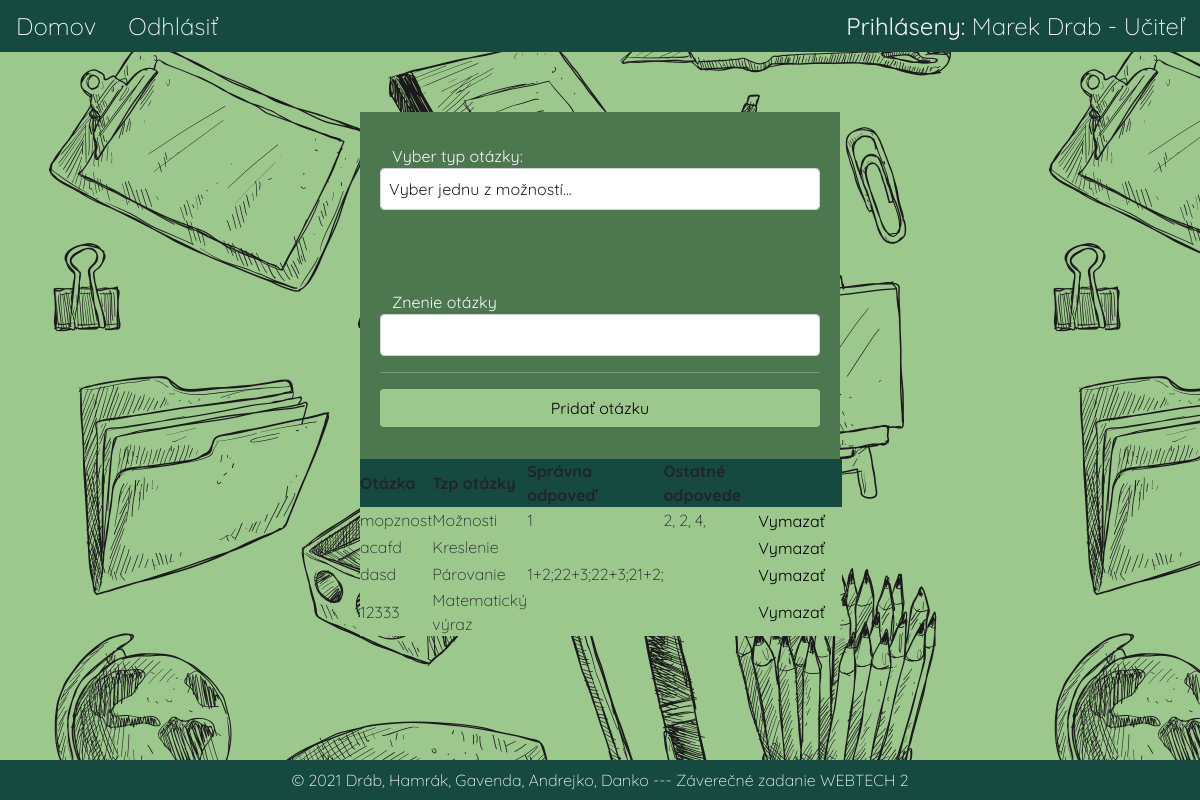
Screenshot of /testOverview.php?code=64291 (signed in) with the database file from the repository.
### tables this page shows
CREATE TABLE `questions` (
  `id` int UNSIGNED NOT NULL,
  `question` varchar(512) NOT NULL,
  `type_id` int NOT NULL,
  `correct_answer_id` varchar(512) DEFAULT NULL,
  `all_answers_id` varchar(512) DEFAULT NULL
);

CREATE TABLE `no_question_type` (
  `id` int UNSIGNED NOT NULL,
  `type` varchar(64) NOT NULL
);

CREATE TABLE `answers` (
  `id` int UNSIGNED NOT NULL,
  `answer` varchar(512) NOT NULL,
  `is_correct` tinyint DEFAULT NULL
);

### testOverview.php (the view, shortened to what this page needs)
<?php
$conn = (new Database())->createConnection();
require_once "partials/header.php";
echo getHead('Test |');
echo getHeaderTeacher($_SESSION['name'], $_SESSION['surname'], $_SESSION["loginType"]); ?>
    <div class="container addTest">
        <div class="row">
            <div class="container-login">
                <div class="h-100 row align-items-center greenBack">
                    <label for="questionType"><b>Vyber typ otázky:</b></label>
                    <select class="form-control" name="questionType" id="questionType">
                        <option value="">Vyber jednu z možností...</option>
                    </select>
                </div>
            </div>
            <div class="container-login">
                <div class="h-100 row align-items-center greenBack">
                    <label for="question"><b>Znenie otázky</b></label>
                    <input class="form-control" type="text" id="question" name="question" required>
                    <hr>
                    <input type="button" class="btn btn-login" value="Pridať otázku" id="addQuestion">
                </div>
            </div>
        </div>
        <div class="row">
            <table id="questionsOverview">
                <thead>
                <tr>
                    <td>Otázka</td>
                    <td>Tzp otázky</td>
                    <td>Správna odpoveď</td>
                    <td>Ostatné odpovede</td>
                    <td></td>
                </tr>
                </thead>
                <tbody>
                <?php
                $test = $conn->prepare("select * from tests where code = :code");
                $test->bindParam(':code', $_GET['code']);
                $test->execute();
                $test = $test->fetch();
                if ($test['question_id'] != "") {
                    $question_ids = explode(",", $test['question_id']);
                    $stmGetQuestion = $conn->prepare("SELECT q.*,qt.type FROM questions q
    join no_question_type qt on q.type_id = qt.id
    WHERE q.id = :id");
                    $stmGetAnswer = $conn->prepare("SELECT * FROM answers WHERE id = :id");
                    foreach ($question_ids as $id) {
                        $stmGetQuestion->bindParam(':id', $id);
                        $stmGetQuestion->execute();
                        $question = $stmGetQuestion->fetch();
                        $questionType = $question['type_id'];
                        switch ($questionType) {
                                ?>
                                <?php
                            case "2":
                                $stmGetAnswer->bindParam(':id', $question['correct_answer_id']);
                                $stmGetAnswer->execute();
                                $correctAnswer = $stmGetAnswer->fetch();
                                $otherAnswersIds = explode(",", $question['all_answers_id']);
                                $otherAnswers = array();
                                foreach ($otherAnswersIds as $answerId) {
                                    $stmGetAnswer->bindParam(':id', $answerId);
                                    $stmGetAnswer->execute();
                                    $answer = $stmGetAnswer->fetch();
                                    array_push($otherAnswers, $answer['answer']);
                                }
                                ?>
                                <tr id="<?php echo $question['id']; ?>">
                                    <td><?php echo $question['question']; ?></td>
                                    <td><?php echo $question['type']; ?></td>
                                    <td><?php echo $correctAnswer['answer']; ?></td>
                                    <td><?php foreach ($otherAnswers as $answer) {
                                            echo $answer . ', ';
                                        } ?></td>
                                    <td><input type="button" class="btn btn-login btn-table" value="Vymazať" onclick="deleteQuestion()"></td>
                                </tr>
                                <?php
                                break;
                            case "3":
                                $stmGetAnswer->bindParam(':id', $question['correct_answer_id']);
                                $stmGetAnswer->execute();
                                $correctAnswer = $stmGetAnswer->fetch();
                                $arrPairs = explode("&", $correctAnswer['answer']);
                                $matches = explode("~", $arrPairs[0]);
                                $answers = explode("~", $arrPairs[1]);
                                ?>
                                <tr id="<?php echo $question['id']; ?>">
                                    <td><?php echo $question['question']; ?></td>
                                    <td><?php echo $question['type']; ?></td>
                                    <td><?php for ($i = 0; $i < sizeof($matches); $i++) echo $matches[$i] . '+' . $answers[$i] . ';'; ?></td>
                                    <td><?php ?></td>
                                    <td><input type="button" class="btn btn-login btn-table" value="Vymazať" onclick="deleteQuestion()"></td>
                                </tr>
                                <?php
                                break;
                            case "4":
                            case "5":
                                ?>
                                <tr id="<?php echo $question['id']; ?>">
                                    <td><?php echo $question['question']; ?></td>
                                    <td><?php echo $question['type']; ?></td>
                                    <td><?php ?></td>
                                    <td><?php ?></td>
                                    <td><input type="button" class="btn btn-login btn-table" value="Vymazať" onclick="deleteQuestion()"></td>
                                </tr>
                                <?php
                                break;
                        }
                    }
                }
                ?>
                </tbody>
            </table>
        </div>
    </div>
<?php echo getFooter(); ?>

### assets/css/style.css (style rules this page uses)
* { margin: 0; padding: 0; border: 0; box-sizing: border-box; }
body { background-color: #9dc88d; background-image: url("back.png"); font-family: 'Quicksand', sans-serif; font-weight: 300; }
.container { margin-top: 5%; }
.addTest { width: 30rem; }
.btn { background-color: #4d774e; color: ghostwhite; }
.btn-login { background-color: #9dc88d; color: black; }
.container-login { background-color: #4d774e; color: ghostwhite; padding: 2rem; }
.form-control { padding: 0.5rem; margin-bottom: 1rem; }
.row { background-color: #9dc88d; }
thead { font-weight: bold; font-size: large; background-color: #164a41; }
td { font-size: medium; }
.btn-table { padding: 0; padding-right: 1rem; padding-left: 1rem; }
.greenBack { background-color: #4d774e; }

### rows the page displays
questions: question "mopznost", no_question_type.type "Možnosti", answers.answer "1", answer "2", answer "4"
questions: question "acafd", no_question_type.type "Kreslenie"
questions: question "dasd", no_question_type.type "Párovanie", answers.answer "1", answers.answer "2", answers.answer "22", answers.answer "3", answers.answer "21"
questions: question "12333", no_question_type.type "Matematický výraz"

### other values shown
$name "Marek"
$surname "Drab"
$typeLogin "Učiteľ"
